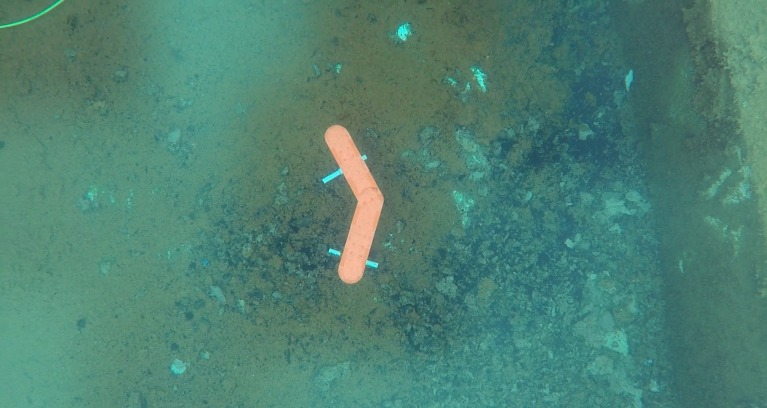
#> input picture angle.jpeg, 767 x 408 px, given in place of the camera
$ python contourDetection.py
#> lines starting #> are read from the running program, lines starting #| are printed output that depends on the picture; after the words box and inside, x2 and y2 are one past the last pixel; in counts of white or black regions, pixels touching at a corner belong together
### functions.py
import cv2
import numpy as np


def stackimages(scale, imgArray):
    rows = len(imgArray)
    cols = len(imgArray[0])
    rowsAvailable = isinstance(imgArray[0], list)
    width = imgArray[0][0].shape[1]
    height = imgArray[0][0].shape[0]
    if rowsAvailable:
        for x in range(0, rows):
            for y in range(0, cols):
                if imgArray[x][y].shape[:2] == imgArray[0][0].shape[:2]:
                    imgArray[x][y] = cv2.resize(
                        imgArray[x][y], (0, 0), None, scale, scale
                    )
                else:
                    imgArray[x][y] = cv2.resize(
                        imgArray[x][y],
                        (imgArray[0][0].shape[1], imgArray[0][0].shape[0]),
                        None,
                        scale,
                        scale,
                    )
                if len(imgArray[x][y].shape) == 2:
                    imgArray[x][y] = cv2.cvtColor(imgArray[x][y], cv2.COLOR_GRAY2BGR)
        imgBlank = np.zeros((height, width, 3), np.uint8)
        hor = [imgBlank] * rows
        hor_con = [imgBlank] * rows
        for x in range(0, rows):
            hor[x] = np.hstack(imgArray[x])
        ver = np.vstack(hor)
    else:
        for x in range(0, rows):
            if imgArray[x].shape[:2] == imgArray[0].shape[:2]:
                imgArray[x] = cv2.resize(imgArray[x], (0, 0), None, scale, scale)
            else:
                imgArray[x] = cv2.resize(
                    imgArray[x],
                    (imgArray[0].shape[1], imgArray[0].shape[0]),
                    None,
                    scale,
                    scale,
                )
            if len(imgArray[x].shape) == 2:
                imgArray[x] = cv2.cvtColor(imgArray[x], cv2.COLOR_GRAY2BGR)
        hor = np.hstack(imgArray)
        ver = hor
    return ver

### contourDetection.py
import cv2
import numpy as np
import functions

frameWidth=640
frameHeight=480

cap=cv2.VideoCapture(0)
cap.set(3,frameWidth)
cap.set(4,frameHeight)

def empty(a):
    pass

cv2.namedWindow("Parameters")
cv2.resizeWindow("Parameters",640,240)
cv2.createTrackbar("Threshold1","Parameters",47,255,empty)
cv2.createTrackbar("Threshold2","Parameters",45,255,empty)
cv2.createTrackbar("Area","Parameters",5000,30000,empty)


def getContours(img,imgContour):
    contours,hierarchy=cv2.findContours(img,cv2.RETR_EXTERNAL,cv2.CHAIN_APPROX_NONE)

    for cnt in contours:
        area=cv2.contourArea(cnt)
        areaMin=cv2.getTrackbarPos("Area","Parameters")
        if area>areaMin:
            cv2.drawContours(imgContour,cnt,-1,(255,0,255),7)
            peri=cv2.arcLength(cnt,True)
            approx=cv2.approxPolyDP(cnt, 0.02*peri, True)
            x,y,w,h=cv2.boundingRect(approx)
            cv2.rectangle(imgContour,(x,y),(x+w,y+h),(0,255,0),5)
            cv2.putText(imgContour, "Points: "+str(len(approx)),(x+w+20, y+20), cv2.FONT_HERSHEY_COMPLEX, 0.7,(0,255,0),2)
            cv2.putText(imgContour, "Area: "+str(int(area)),(x+w+20, y+45), cv2.FONT_HERSHEY_COMPLEX, 0.7,(0,255,0),2)


while True:
    success, img=cap.read()
#> img is the input picture: shape (408, 767, 3); mean B, G, R 114.4, 129.2, 78.6
    imgContour=img.copy()
    imgBlur=cv2.GaussianBlur(img,(7,7),1)
    imgGray=cv2.cvtColor(imgBlur, cv2.COLOR_BGR2GRAY)
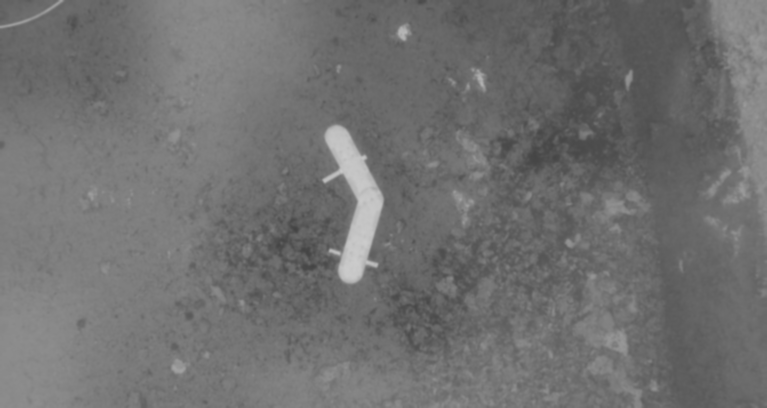
#> imgGray: shape (408, 767); min 67, max 203, mean 112.4

    threshold1=cv2.getTrackbarPos("Threshold1","Parameters")
    threshold2=cv2.getTrackbarPos("Threshold2","Parameters")
    imgCanny=cv2.Canny(imgGray,threshold1,threshold2)
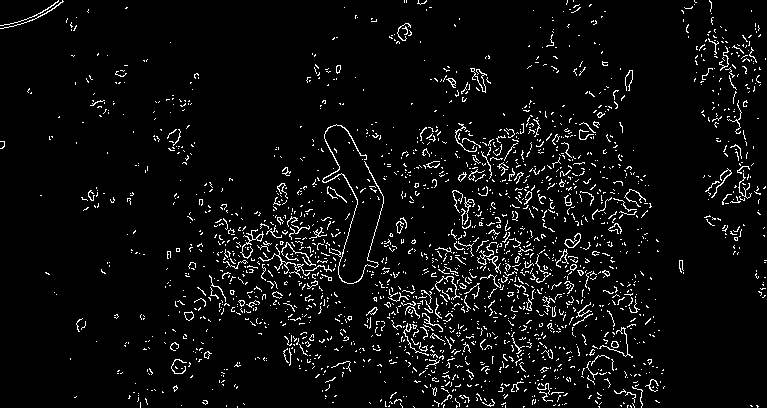
#> imgCanny: shape (408, 767); 5% white in thin lines or dots


    kernel = np.ones((5, 5))
    imgDil=cv2.dilate(imgCanny,kernel,iterations=1)
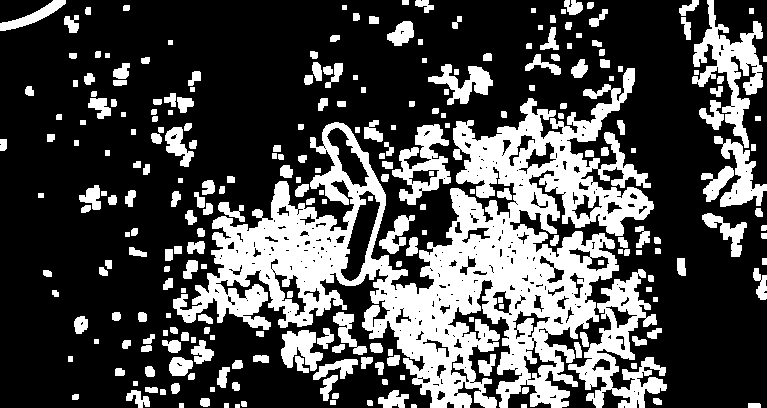
#> imgDil: shape (408, 767); 29.9% white; 261 white regions

    getContours(imgDil,imgContour)
#> in getContours, `contours,hierarchy=cv2.findContours(img,cv2.RETR_EXTERNAL,cv2.CHAIN_AP..`: contours = 255 contours, 39 with area under 20; largest, box (x1, y1, x2, y2) and area: (173, 68, 654, 408) 60980, (568, 269, 667, 408) 4894, (692, 0, 763, 148) 3262, (392, 124, 451, 205) 2144, (714, 136, 767, 207) 1396
#> in getContours, `area=cv2.contourArea(cnt)`: area = 15

    imgStack=functions.stackimages(0.8,([img,imgCanny,imgGray],
                                        [imgDil,imgContour,imgDil]))
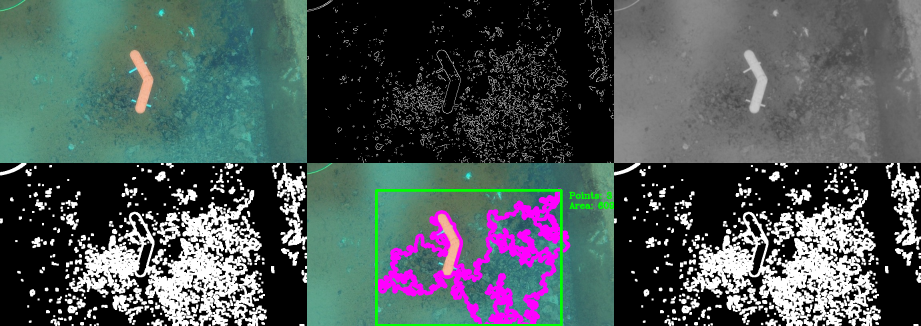
#> imgStack: shape (652, 1842, 3) (shown at 1/2 size); mean B, G, R 86.9, 87.2, 76.3

    cv2.imshow("Video",imgStack)
    if cv2.waitKey(10) & 0xFF == ord('q'):
#> (key q is pressed here)
        break
